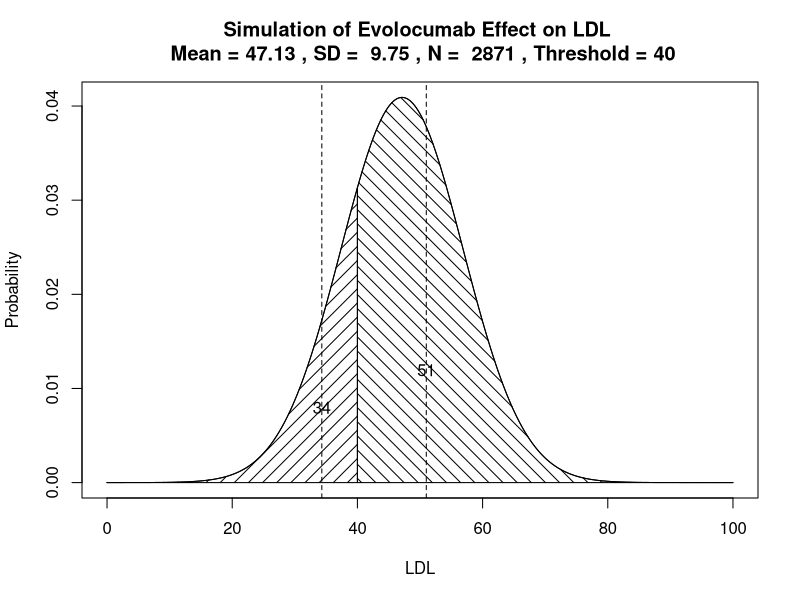

The R source for this figure:
# |-------------------------------------------------------|
# | Project: A Study of Association of LDL Reduction and  | 
# |          Cataracts Using Meta-Analysis                |
# | Script: Mean of Truncated Normal Distribution                 |
# | Author: Davit Sargsyan                                |
# | Created: 11/23/2016                                   |
# |-------------------------------------------------------|
# Source:
# https://assessingpsyche.wordpress.com/2014/06/04/using-the-truncated-normal-distribution/

# Data----
# Alirocumab: mean LDL level (mg/dL) at Baseline and Week 24
mu.ali0 <- 122.8
sem.ali0 <- 42.7
N.ali0 <- 1530

mu.ali24 <- 48.3 
sem.ali24 <- 0.9
N.ali24 <- 1386

# Evolocumab: median LDL level (mg/dL) at Baseline and Week 12
# Based on Figure 1 table
mu.evo0 <- 100*73.4/60.9
mu.evo12 <- mu.evo0 - 73.4

# Based on Supplemental Table S1 (Appendix)
N.evo0 <- 2976
N.evo12 <- 2871
# NOTE: VERY BAD ESTIMATE! 
# Assuming 95% C.I. of achieved LDL level = 4*SD 
std.evo0 <- (150 - 97)/4
std.evo12 <- (71 - 32)/4

#*****************************************************************************************
# Function to calculate truncated distribution mean----
MeanNormalTruncated <- function(mu = 0,
                                sigma = 1,
                                a = -Inf,
                                b = Inf){
  mu + sigma*(dnorm((a - mu)/sigma) - dnorm((b - mu)/sigma))/
    (pnorm((b - mu)/sigma) - pnorm((a - mu)/sigma))
}

#*****************************************************************************************
# Calculate and plot expected values for given threshods----
# drug <- "Alirocumab"
# mu <- mu.ali24
# std <- sem.ali24*sqrt(N.ali24)
# N <- N.ali24

drug <- "Evolocumab"
mu <- mu.evo12
std <- std.evo12
N <- N.evo12

# th <- 15
# th <- 25
th <- 40 

x <- seq(0, 100, 0.1)
y <- dnorm(x = x, 
           mean = mu, 
           sd = std)

mu1 <- MeanNormalTruncated(mu = mu,
                           sigma = std,
                           a = 0,
                           b = th)
mu1

mu2 <- MeanNormalTruncated(mu = mu,
                           sigma = std,
                           a = th,
                           b = 100)
mu2

plot(y ~ x,
     type = "l",
     xlab = "LDL",
     ylab = "Probability",
     main = paste("Simulation of",
                  drug,
                  "Effect on LDL \n Mean =" ,
                  round(mu, 2),
                  ", SD = ",
                  round(std, 2),
                  ", N = ",
                  N,
                  ", Threshold =",
                  th))
polygon(x = c(0, 
              seq(0, th, 0.1),
              th),
        y = c(0, 
              dnorm(x = seq(0, th, 0.1),
                    mean = mu,
                    sd = std),
              0),
        angle = 45,
        density = 10)
polygon(x = c(th, 
              seq(th, 100, 0.1),
              100),
        y = c(0, 
              dnorm(x = seq(th, 100, 0.1),
                    mean = mu,
                    sd = std),
              0),
        angle = -45,
        density = 10)
abline(v = c(mu1, mu2),
       lty = 2)
text(x = c(mu1, mu2),
     y = c(0.008, 0.012),
     labels = round(c(mu1, mu2)))